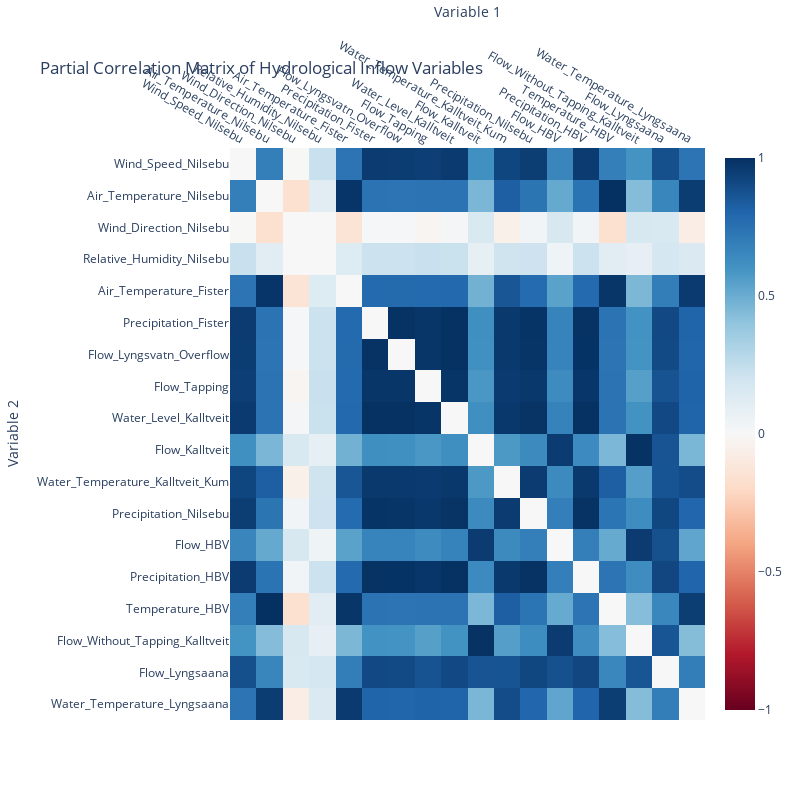
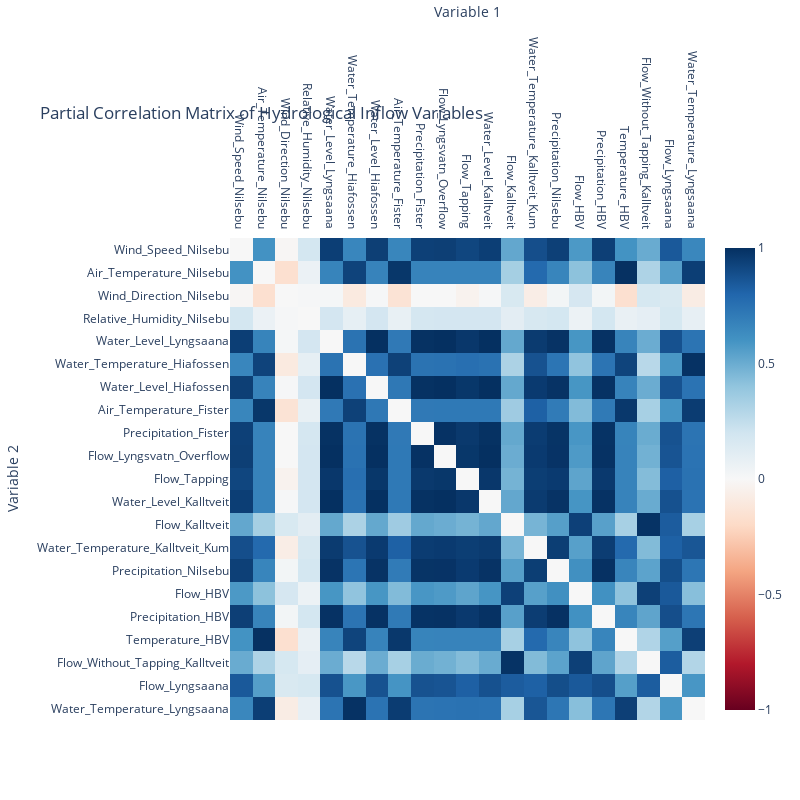
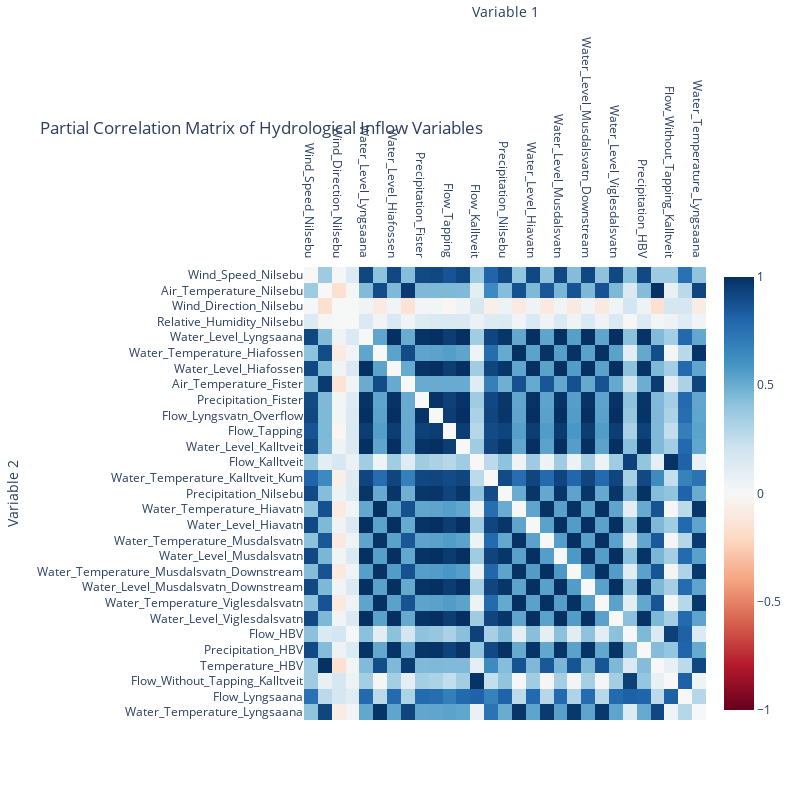
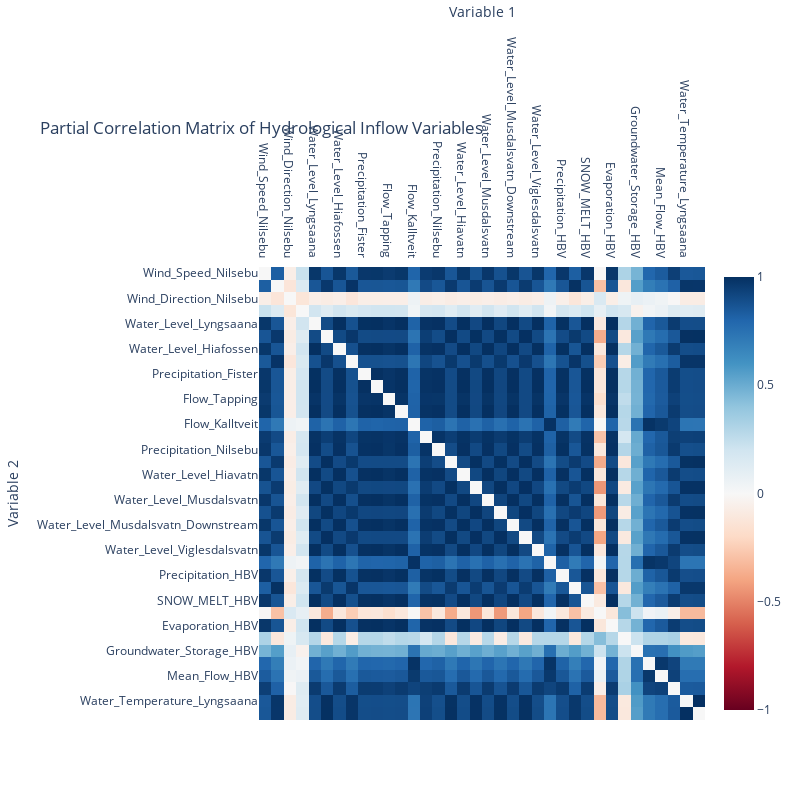

The notebook cell saved with these charts, in order:
### Code cell
# Loop through each datafile in the data directory
for filename in os.listdir(clean_data_dir):
    # Get the full path of the file
    file_path = os.path.join(clean_data_dir, filename)
    datetime = "Datetime"
    d = Data(filename, datetime)
    data = d.get_data()
    get_correlation_matrix(data)

### Figure 1 — Plotly figure (JSON) as saved in the notebook; plotly's stock layout.template omitted (floating-point values rounded to 4 significant figures; data arrays with more than 128 entries replaced by an {"elided": "..."} marker saying what was removed)
{"data": [{"colorscale": [[0, "rgb(103,0,31)"], [0.1, "rgb(178,24,43)"], [0.2, "rgb(214,96,77)"], [0.3, "rgb(244,165,130)"], [0.4, "rgb(253,219,199)"], [0.5, "rgb(247,247,247)"], [0.6, "rgb(209,229,240)"], [0.7, "rgb(146,197,222)"], [0.8, "rgb(67,147,195)"], [0.9, "rgb(33,102,172)"], [1, "rgb(5,48,97)"]], "hovertemplate": "Variable 1: %{x}<br>Variable 2: %{y}<br>Partial Correlation: %{z:.2f}<extra></extra>", "type": "heatmap", "x": ["Wind_Speed_Nilsebu", "Air_Temperature_Nilsebu", "Wind_Direction_Nilsebu", "Relative_Humidity_Nilsebu", "Air_Temperature_Fister", "Precipitation_Fister", "Flow_Lyngsvatn_Overflow", "Flow_Tapping", "Water_Level_Kalltveit", "Flow_Kalltveit", "Water_Temperature_Kalltveit_Kum", "Precipitation_Nilsebu", "Flow_HBV", "Precipitation_HBV", "Temperature_HBV", "Flow_Without_Tapping_Kalltveit", "Flow_Lyngsaana", "Water_Temperature_Lyngsaana"], "y": ["Wind_Speed_Nilsebu", "Air_Temperature_Nilsebu", "Wind_Direction_Nilsebu", "Relative_Humidity_Nilsebu", "Air_Temperature_Fister", "Precipitation_Fister", "Flow_Lyngsvatn_Overflow", "Flow_Tapping", "Water_Level_Kalltveit", "Flow_Kalltveit", "Water_Temperature_Kalltveit_Kum", "Precipitation_Nilsebu", "Flow_HBV", "Precipitation_HBV", "Temperature_HBV", "Flow_Without_Tapping_Kalltveit", "Flow_Lyngsaana", "Water_Temperature_Lyngsaana"], "z": {"elided": "18x18 float values"}, "zmax": 1, "zmid": 0, "zmin": -1}], "layout": {"height": 800, "margin": {"t": 100}, "title": {"text": "Partial Correlation Matrix of Hydrological Inflow Variables"}, "width": 800, "xaxis": {"side": "top", "title": {"text": "Variable 1"}}, "yaxis": {"autorange": "reversed", "title": {"text": "Variable 2"}}}}

### Figure 2 — Plotly figure (JSON) as saved in the notebook; plotly's stock layout.template omitted (floating-point values rounded to 4 significant figures; data arrays with more than 128 entries replaced by an {"elided": "..."} marker saying what was removed)
{"data": [{"colorscale": [[0, "rgb(103,0,31)"], [0.1, "rgb(178,24,43)"], [0.2, "rgb(214,96,77)"], [0.3, "rgb(244,165,130)"], [0.4, "rgb(253,219,199)"], [0.5, "rgb(247,247,247)"], [0.6, "rgb(209,229,240)"], [0.7, "rgb(146,197,222)"], [0.8, "rgb(67,147,195)"], [0.9, "rgb(33,102,172)"], [1, "rgb(5,48,97)"]], "hovertemplate": "Variable 1: %{x}<br>Variable 2: %{y}<br>Partial Correlation: %{z:.2f}<extra></extra>", "type": "heatmap", "x": ["Wind_Speed_Nilsebu", "Air_Temperature_Nilsebu", "Wind_Direction_Nilsebu", "Relative_Humidity_Nilsebu", "Water_Level_Lyngsaana", "Water_Temperature_Hiafossen", "Water_Level_Hiafossen", "Air_Temperature_Fister", "Precipitation_Fister", "Flow_Lyngsvatn_Overflow", "Flow_Tapping", "Water_Level_Kalltveit", "Flow_Kalltveit", "Water_Temperature_Kalltveit_Kum", "Precipitation_Nilsebu", "Flow_HBV", "Precipitation_HBV", "Temperature_HBV", "Flow_Without_Tapping_Kalltveit", "Flow_Lyngsaana", "Water_Temperature_Lyngsaana"], "y": ["Wind_Speed_Nilsebu", "Air_Temperature_Nilsebu", "Wind_Direction_Nilsebu", "Relative_Humidity_Nilsebu", "Water_Level_Lyngsaana", "Water_Temperature_Hiafossen", "Water_Level_Hiafossen", "Air_Temperature_Fister", "Precipitation_Fister", "Flow_Lyngsvatn_Overflow", "Flow_Tapping", "Water_Level_Kalltveit", "Flow_Kalltveit", "Water_Temperature_Kalltveit_Kum", "Precipitation_Nilsebu", "Flow_HBV", "Precipitation_HBV", "Temperature_HBV", "Flow_Without_Tapping_Kalltveit", "Flow_Lyngsaana", "Water_Temperature_Lyngsaana"], "z": {"elided": "21x21 float values"}, "zmax": 1, "zmid": 0, "zmin": -1}], "layout": {"height": 800, "margin": {"t": 100}, "title": {"text": "Partial Correlation Matrix of Hydrological Inflow Variables"}, "width": 800, "xaxis": {"side": "top", "title": {"text": "Variable 1"}}, "yaxis": {"autorange": "reversed", "title": {"text": "Variable 2"}}}}

### Figure 3 — Plotly figure (JSON) as saved in the notebook; plotly's stock layout.template omitted (floating-point values rounded to 4 significant figures; data arrays with more than 128 entries replaced by an {"elided": "..."} marker saying what was removed)
{"data": [{"colorscale": [[0, "rgb(103,0,31)"], [0.1, "rgb(178,24,43)"], [0.2, "rgb(214,96,77)"], [0.3, "rgb(244,165,130)"], [0.4, "rgb(253,219,199)"], [0.5, "rgb(247,247,247)"], [0.6, "rgb(209,229,240)"], [0.7, "rgb(146,197,222)"], [0.8, "rgb(67,147,195)"], [0.9, "rgb(33,102,172)"], [1, "rgb(5,48,97)"]], "hovertemplate": "Variable 1: %{x}<br>Variable 2: %{y}<br>Partial Correlation: %{z:.2f}<extra></extra>", "type": "heatmap", "x": ["Wind_Speed_Nilsebu", "Air_Temperature_Nilsebu", "Wind_Direction_Nilsebu", "Relative_Humidity_Nilsebu", "Water_Level_Lyngsaana", "Water_Temperature_Hiafossen", "Water_Level_Hiafossen", "Air_Temperature_Fister", "Precipitation_Fister", "Flow_Lyngsvatn_Overflow", "Flow_Tapping", "Water_Level_Kalltveit", "Flow_Kalltveit", "Water_Temperature_Kalltveit_Kum", "Precipitation_Nilsebu", "Water_Temperature_Hiavatn", "Water_Level_Hiavatn", "Water_Temperature_Musdalsvatn", "Water_Level_Musdalsvatn", "Water_Temperature_Musdalsvatn_Downstream", "Water_Level_Musdalsvatn_Downstream", "Water_Temperature_Viglesdalsvatn", "Water_Level_Viglesdalsvatn", "Flow_HBV", "Precipitation_HBV", "Temperature_HBV", "Flow_Without_Tapping_Kalltveit", "Flow_Lyngsaana", "Water_Temperature_Lyngsaana"], "y": ["Wind_Speed_Nilsebu", "Air_Temperature_Nilsebu", "Wind_Direction_Nilsebu", "Relative_Humidity_Nilsebu", "Water_Level_Lyngsaana", "Water_Temperature_Hiafossen", "Water_Level_Hiafossen", "Air_Temperature_Fister", "Precipitation_Fister", "Flow_Lyngsvatn_Overflow", "Flow_Tapping", "Water_Level_Kalltveit", "Flow_Kalltveit", "Water_Temperature_Kalltveit_Kum", "Precipitation_Nilsebu", "Water_Temperature_Hiavatn", "Water_Level_Hiavatn", "Water_Temperature_Musdalsvatn", "Water_Level_Musdalsvatn", "Water_Temperature_Musdalsvatn_Downstream", "Water_Level_Musdalsvatn_Downstream", "Water_Temperature_Viglesdalsvatn", "Water_Level_Viglesdalsvatn", "Flow_HBV", "Precipitation_HBV", "Temperature_HBV", "Flow_Without_Tapping_Kalltveit", "Flow_Lyngsaana", "Water_Temperature_Lyngsaana"], "z": {"elided": "29x29 float values"}, "zmax": 1, "zmid": 0, "zmin": -1}], "layout": {"height": 800, "margin": {"t": 100}, "title": {"text": "Partial Correlation Matrix of Hydrological Inflow Variables"}, "width": 800, "xaxis": {"side": "top", "title": {"text": "Variable 1"}}, "yaxis": {"autorange": "reversed", "title": {"text": "Variable 2"}}}}

### Figure 4 — Plotly figure (JSON) as saved in the notebook; plotly's stock layout.template omitted (floating-point values rounded to 4 significant figures; data arrays with more than 128 entries replaced by an {"elided": "..."} marker saying what was removed)
{"data": [{"colorscale": [[0, "rgb(103,0,31)"], [0.1, "rgb(178,24,43)"], [0.2, "rgb(214,96,77)"], [0.3, "rgb(244,165,130)"], [0.4, "rgb(253,219,199)"], [0.5, "rgb(247,247,247)"], [0.6, "rgb(209,229,240)"], [0.7, "rgb(146,197,222)"], [0.8, "rgb(67,147,195)"], [0.9, "rgb(33,102,172)"], [1, "rgb(5,48,97)"]], "hovertemplate": "Variable 1: %{x}<br>Variable 2: %{y}<br>Partial Correlation: %{z:.2f}<extra></extra>", "type": "heatmap", "x": ["Wind_Speed_Nilsebu", "Air_Temperature_Nilsebu", "Wind_Direction_Nilsebu", "Relative_Humidity_Nilsebu", "Water_Level_Lyngsaana", "Water_Temperature_Hiafossen", "Water_Level_Hiafossen", "Air_Temperature_Fister", "Precipitation_Fister", "Flow_Lyngsvatn_Overflow", "Flow_Tapping", "Water_Level_Kalltveit", "Flow_Kalltveit", "Water_Temperature_Kalltveit_Kum", "Precipitation_Nilsebu", "Water_Temperature_Hiavatn", "Water_Level_Hiavatn", "Water_Temperature_Musdalsvatn", "Water_Level_Musdalsvatn", "Water_Temperature_Musdalsvatn_Downstream", "Water_Level_Musdalsvatn_Downstream", "Water_Temperature_Viglesdalsvatn", "Water_Level_Viglesdalsvatn", "Flow_HBV", "Precipitation_HBV", "Temperature_HBV", "SNOW_MELT_HBV", "Snow_Water_Equivalent_HBV", "Evaporation_HBV", "Soil_Water_Storage_HBV", "Groundwater_Storage_HBV", "Flow_Without_Tapping_Kalltveit", "Mean_Flow_HBV", "Flow_Lyngsaana", "Water_Temperature_Lyngsaana", "Water_Temperature_Kalltveit_River"], "y": ["Wind_Speed_Nilsebu", "Air_Temperature_Nilsebu", "Wind_Direction_Nilsebu", "Relative_Humidity_Nilsebu", "Water_Level_Lyngsaana", "Water_Temperature_Hiafossen", "Water_Level_Hiafossen", "Air_Temperature_Fister", "Precipitation_Fister", "Flow_Lyngsvatn_Overflow", "Flow_Tapping", "Water_Level_Kalltveit", "Flow_Kalltveit", "Water_Temperature_Kalltveit_Kum", "Precipitation_Nilsebu", "Water_Temperature_Hiavatn", "Water_Level_Hiavatn", "Water_Temperature_Musdalsvatn", "Water_Level_Musdalsvatn", "Water_Temperature_Musdalsvatn_Downstream", "Water_Level_Musdalsvatn_Downstream", "Water_Temperature_Viglesdalsvatn", "Water_Level_Viglesdalsvatn", "Flow_HBV", "Precipitation_HBV", "Temperature_HBV", "SNOW_MELT_HBV", "Snow_Water_Equivalent_HBV", "Evaporation_HBV", "Soil_Water_Storage_HBV", "Groundwater_Storage_HBV", "Flow_Without_Tapping_Kalltveit", "Mean_Flow_HBV", "Flow_Lyngsaana", "Water_Temperature_Lyngsaana", "Water_Temperature_Kalltveit_River"], "z": {"elided": "36x36 float values"}, "zmax": 1, "zmid": 0, "zmin": -1}], "layout": {"height": 800, "margin": {"t": 100}, "title": {"text": "Partial Correlation Matrix of Hydrological Inflow Variables"}, "width": 800, "xaxis": {"side": "top", "title": {"text": "Variable 1"}}, "yaxis": {"autorange": "reversed", "title": {"text": "Variable 2"}}}}
